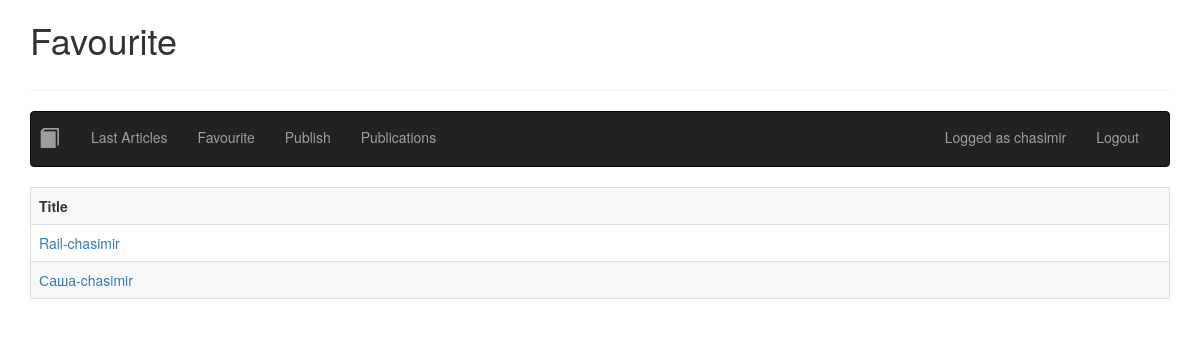
/favourite/ (signed in), run on the app's committed database.
### ex/models.py (models this page shows, shortened)
class UserFavouriteArticle(models.Model):
	user: User = models.ForeignKey(User, verbose_name=(
		"UserFavouriteArticle user"), on_delete=models.CASCADE, null=False)
	article: Article = models.ForeignKey(Article, verbose_name=(
		"UserFavouriteArticle article"), on_delete=models.CASCADE, null=False)

class Article(models.Model):
	title = models.CharField(("Article title"), max_length=64, null=False)
	author: User = models.ForeignKey(User, verbose_name=("Article author"), on_delete=models.CASCADE, null=False)
	created = models.DateTimeField(("Article Created"), auto_now=False, auto_now_add=True)
	synopsis = models.CharField(("aricle synopsis"), max_length=312, null=False)
	content = models.TextField(("article content"))

### ex/views.py (the view, shortened to what this page needs)
# urls.py: path('favourite/', views.Favourite.as_view(), name='favourite')
class Favourite(LoginRequiredMixin, ListView, FormView):
    template_name = "ex/favourite.html"
    form_class = FavouriteForm
    success_url = reverse_lazy('index')
    login_url = reverse_lazy('index')
    model: UserFavouriteArticle = UserFavouriteArticle
    def get_queryset(self):
        return self.model.objects.filter(user=self.request.user)
    def get_form(self, form_class=None) -> BaseForm:
        if form_class is None:
            form_class = self.get_form_class()
        return form_class(None, **self.get_form_kwargs())

### ex/templates/ex/favourite.html (shortened to what this page needs)
{% extends 'ex/base.html' %} {% load bootstrap3 %}
{% block content %}
<div>
  <h1 style="display: inline-block">Favourite</h1>
  {% include 'ex/nav.html' %}
  <div class="table-responsive">
    <table class="table table-striped table-bordered table-hover">
      <tr>
        <th>Title</th>
      </tr>
      {% for favourite in object_list %}
      <tr>
        <td>
          <a
            href="{% url 'articles_detail' favourite.article.id %}"
            >{{ favourite.article.title }}-{{ favourite.article.author }}</a
          >
        </td>
      </tr>
      {% endfor %}
    </table>
  </div>
</div>
{% endblock %}

### ex/templates/ex/nav.html (shortened to what this page needs)
{% load static %} {% load bootstrap3 %}
<hr />
<nav class="navbar navbar-inverse">
  <div class="container-fluid">
    <div class="navbar-header">
      <ul class="nav navbar-nav navbar-right">
        <li >
            <a href="{% url 'index' %}">
                <span style="margin-left:-22px; font-size:20px" class="glyphicon glyphicon-book " aria-hidden="true"></span><span class="sr-only">(current)</span></a>
        </li>
        {% if last_article %}
        <li>
          <a href="{% url 'articles_detail' last_article.id %}"
            >Last Articles</a
          >
        </li>
        {% endif %}
        {% if user.is_authenticated %}
        <li><a href="{% url 'favourite' %}">Favourite</a></li>
        <li><a href="{% url 'publish' %}">Publish</a></li>
        <li><a href="{% url 'publications' %}">Publications</a></li>
        {% else %}
        <li><a href="{% url 'register' %}">Register</a></li>
        {% endif %}
      </ul>
    </div>
    <div class="container-fluid">
      <ul class="nav navbar-nav navbar-right">
        {% if user.is_authenticated %}
        <li >
          <a href="#">Logged as {{request.user.username}}</a>
        </li>
        <li >
          <a href="{% url 'logout' %}">Logout</a>
        </li>
        {% endif %}
      </ul>
    </div>
  </div>
</nav>

### ex/templates/ex/base.html (style rules this page uses)
th { text-transform: capitalize; }

### data on the page
UserFavouriteArticle: article "Rail", article.author "chasimir"
UserFavouriteArticle: article "Саша", article.author "chasimir"

### other printed values
{{ request.user.username }} "chasimir"
